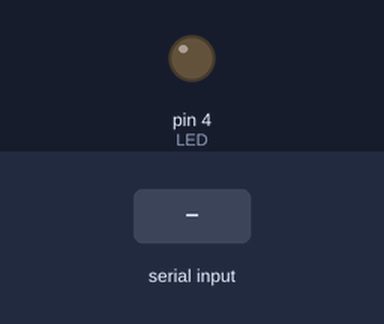
A sketch run on a simulated Arduino Uno, built with avr-gcc and run on an emulated ATmega328P. Shown: output pins drawn as LEDs (lit = HIGH). The test bench sets the inputs (shaded band).

Above: at 1.2 s.
1.3 s: "a" received over Serial
At 1.6 s:
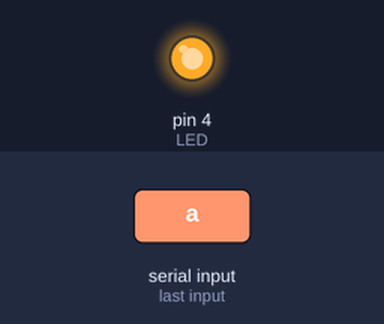
2.8 s: "b" received over Serial
At 4.0 s:
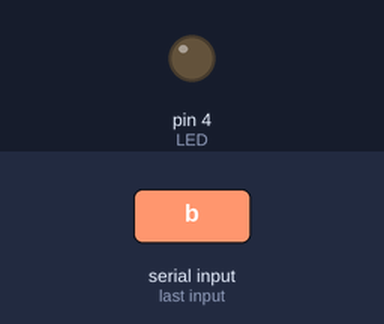
Timing chart, 0 to 5.8 s (numbered marks = the images above; inputs shaded):
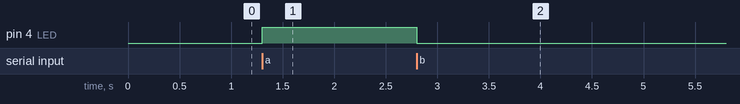

The sketch:

AcionamentoSwitch.ino
```cpp
int LED=4;

void setup() {
  pinMode(LED,OUTPUT);
  Serial.begin(9600);
 }

void loop() {
  if(Serial.available()){

  switch(Serial.read())
  {
    case'a':
    digitalWrite(LED, HIGH);
    break;

    case'b':
    digitalWrite(LED,LOW);
    break;
  }
  }
  }
```

Measured:
- after the input at 1.3 s, pin 4 (LED): LOW → HIGH at once
- after the input at 2.8 s, pin 4 (LED): HIGH → LOW at once
